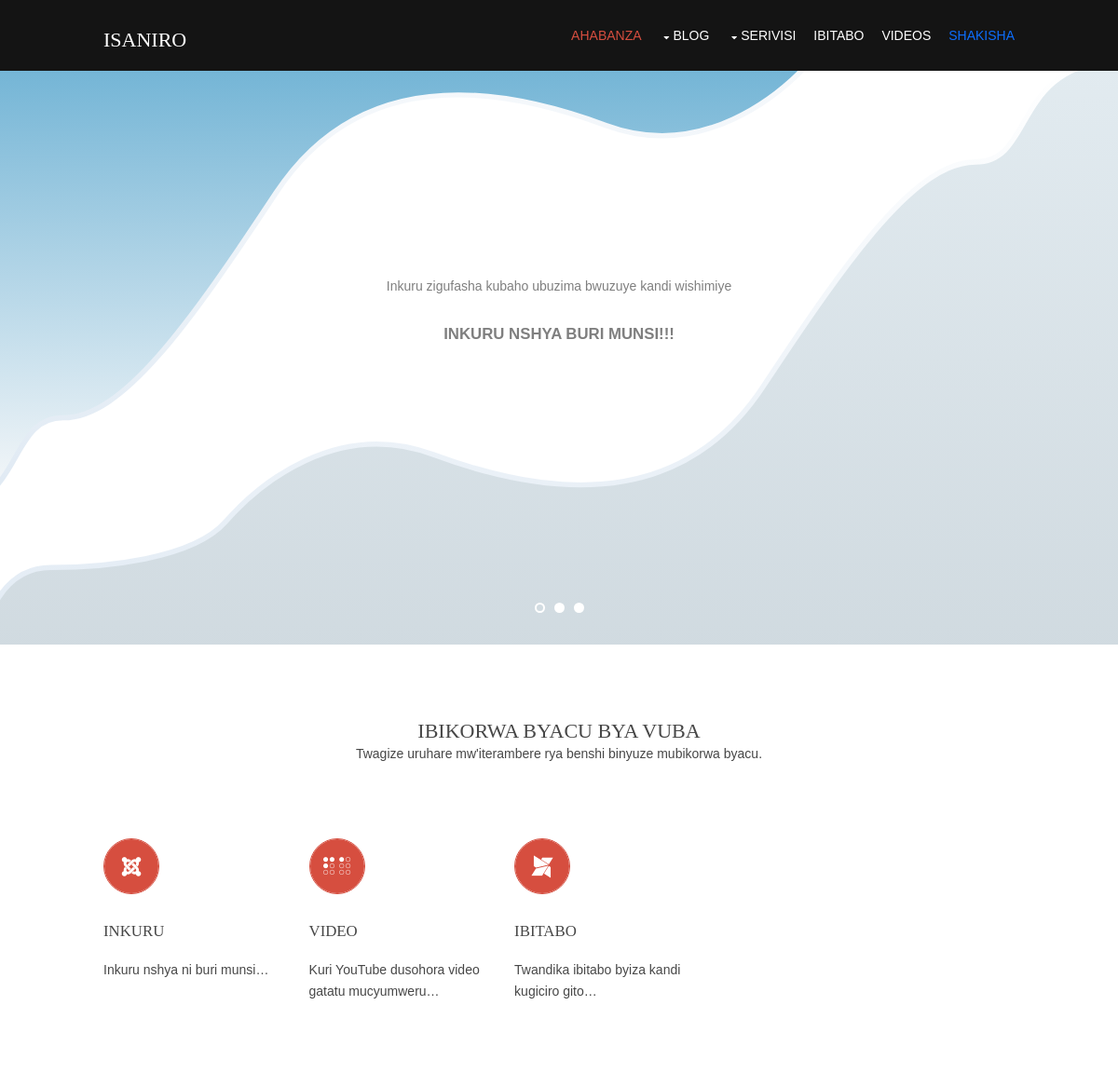
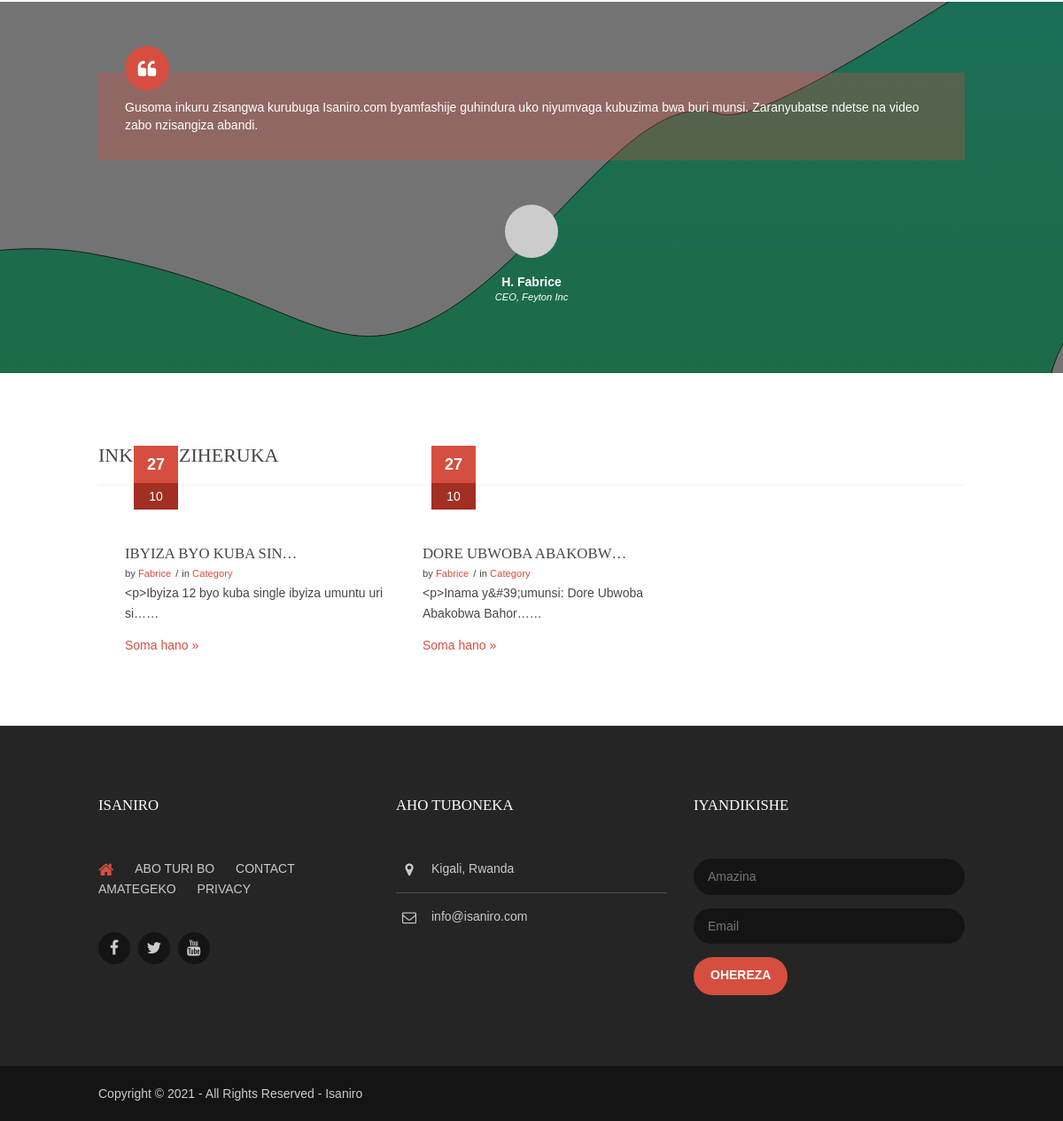
The page / on the database its author committed (2 pictures, top to bottom).
### blog/models.py (models this page shows, shortened)
class Post(models.Model):
    author = models.ForeignKey(
        User, blank=True, null=True, on_delete=models.SET_NULL, related_name='posts')
    title = models.CharField(max_length=255, blank=False, null=False)
    slug = AutoSlugField(_('slug'), populate_from='title',
                         unique=True, primary_key=False)
    category = models.ForeignKey(
        Category, blank=True, null=True, on_delete=models.SET_NULL, related_name='posts')
    content = RichTextUploadingField(_('content'), blank=True, null=True)
    summary = models.TextField(blank=True, null=True)
    published = models.BooleanField(default=False)
    created_on = models.DateTimeField(auto_now_add=True)
    modified = models.DateTimeField(auto_now=True)
    published_date = models.DateField(
        auto_now_add=False, blank=True, null=True)
    tags = models.ManyToManyField(
        Tag, blank=True, related_name="posts")
    thumbnail = models.ImageField(
        upload_to='blog', blank=True, null=True, default='/blog/default.jpg')
    visits = models.PositiveIntegerField(default=1)
    thumbnail_image = models.ImageField(
        upload_to='blog/thumnails', blank=True, null=True, default='/blog/default_thumb.jpg')
    def get_absolute_url(self):
        return reverse('blog-detail', kwargs={'pk': self.pk, 'title': self.slug})

### user/models.py (models this page shows, shortened)
class User(AbstractBaseUser, PermissionsMixin):
    email = models.EmailField(
        verbose_name=_('email address'), max_length=255, unique=True
    )
    first_name = models.CharField(_('first name'), max_length=30, blank=True)
    last_name = models.CharField(_('last name'), max_length=150, blank=True)
    is_active = models.BooleanField(
        _('active'),
        default=True,
        help_text=_(
            'Designates whether this user should be treated as active. '
            'Unselect this instead of deleting accounts.'
        ),
    )
    is_staff = models.BooleanField(
        _('staff status'),
        default=False,
        help_text=_(
            'Designates whether the user can log into this admin site.'
        ),
    )
    date_joined = models.DateTimeField(
        _('date joined'), default=timezone.now
    )
    objects = UserManager()
    USERNAME_FIELD = 'email'
    REQUIRED_FIELDS = ['first_name', 'last_name']
    class Meta:
        db_table = 'auth_user'
        verbose_name = _('user')
        verbose_name_plural = _('users')

### index/views.py (the view)
# urls.py: path("", views.home, name="home")
def home(request):
    posts = Post.objects.filter(published=True).order_by("-published_date")
    return render(request, "index.html", {"posts": posts})

### templates/index.html (shortened to what this page needs)
{% extends 'layout/base.html' %}
{% load static%}
  {% block content %}
  <div class="bgded" style="background-image:url('/static/images/banner.svg');">
    <div id="pageintro" class="hoc clear">
      <div class="flexslider basicslider">
        <ul class="slides">
          <li>
            <article>
              <p>Inkuru zigufasha kubaho ubuzima bwuzuye kandi wishimiye</p>
              <p class="font-x1 uppercase bold">Inkuru nshya buri munsi!!!</p>
              <footer>
              </footer>
            </article>
          </li>
        </ul>
      </div>
    </div>
  </div>
  <div class="wrapper row3">
    <main class="hoc container clear">
      <div class="sectiontitle center">
        <h6 class="heading">Ibikorwa byacu bya vuba</h6>
        <p>Twagize uruhare mw'iterambere rya benshi binyuze mubikorwa byacu.</p>
      </div>
      <div class="clear">
        <div class="two_third first">
          <ul class="nospace group">
            <li class="one_third first">
              <article><a href="#"><i class="icon btmspace-30 fa fa-joomla"></i></a>
                <h6 class="heading font-x1">Inkuru</h6>
                <p>Inkuru nshya ni buri munsi&hellip;</p>
              </article>
            </li>
            <li class="one_third">
              <article><a href="#"><i class="icon btmspace-30 fa fa-braille"></i></a>
                <h6 class="heading font-x1">Video</h6>
                <p>Kuri YouTube dusohora video gatatu mucyumweru&hellip;</p>
              </article>
            </li>
            <li class="one_third">
              <article><a href="#"><i class="icon btmspace-30 fa fa-modx"></i></a>
                <h6 class="heading font-x1">Ibitabo</h6>
                <p>Twandika ibitabo byiza kandi kugiciro gito&hellip;</p>
              </article>
            </li>
          </ul>
        </div>
      </div>
    </main>
  </div>
  <div class="wrapper bgded overlay" style="background-image:url('/static/images/demo/backgrounds/03.svg');">
    <div id="testimonial" class="hoc container clear">
      <blockquote>Gusoma inkuru zisangwa kurubuga Isaniro.com byamfashije guhindura uko niyumvaga
        kubuzima bwa buri munsi. Zaranyubatse ndetse na video zabo nzisangiza abandi.
      </blockquote>
      <figure><img class="circle" src="https://i.pravatar.cc/60" alt="">
        <figcaption><strong>H. Fabrice</strong><br>
          <em>CEO, Feyton Inc</em>
        </figcaption>
      </figure>
    </div>
  </div>
  <div class="wrapper row3">
    <section class="hoc container clear">
      <h6 class="heading">Inkuru ziheruka</h6>
      <hr>
      <div class="group latest">
        {% for post in posts%}
        <article class="one_third">
          <figure>
            <figcaption>
              <time datetime="2045-04-06T08:15+00:00"><strong>{{post.published_date|date:"d"}}</strong>
                <em>{{post.published_date|date:"m"}}</em></time>
            </figcaption>
          </figure>
          <div class="txtwrap">
            <h4 class="heading">{{post.title|truncatechars:20}}</h4>
            <ul class="nospace meta">
              <li>by <a href="#">{{post.author.first_name}}</a></li>
              <li>in <a href="#">Category</a></li>
            </ul>
            <p>{{post.content|truncatechars:50}}&hellip;</p>
            <footer><a href="{{post.get_absolute_url}}">Soma hano &raquo;</a></footer>
          </div>
        </article>
        {% endfor%}
      </div>
    </section>
  </div>
  {% endblock content %}

### templates/layout/base.html (shortened to what this page needs)
{% load static%}
<!DOCTYPE html>
<html lang="en">
{% include "layout/head.html"%}
<body id='top'>
    <div class="wrapper row1">
        <header id="header" class="hoc clear">
            <div id="logo" class="fl_left">
                <h1><a href="{% url 'home'%}">ISANIRO</a></h1>
            </div>
            <nav id="mainav" class="fl_right">
                <ul class="clear">
                    <li class="active"><a href="{% url 'home'%}">Ahabanza</a></li>
                    <li><a class="drop" href="{%url 'blog' %}">Blog</a>
                    </li>
                    <li><a class="drop" href="#">Serivisi</a>
                    </li>
                    <li><a href="#" class="coming-soon">Ibitabo</a></li>
                    <li class="videos"><a href="#">Videos</a></li>
                    <li class="search text-primary" id="search"><a href="#">Shakisha</a></li>
                </ul>
            </nav>
        </header>
    </div>
    {% block content%}
    {% endblock%}
    {% include "layout/footer.html"%}
</body>
</html>

### templates/layout/head.html (shortened to what this page needs)
<head>
    <link rel="stylesheet" href="https://cdn.jsdelivr.net/npm/bootstrap@5.1.3/dist/css/bootstrap.min.css"
>
    <link rel="stylesheet"
        href="https://cdn.jsdelivr.net/npm/@fortawesome/fontawesome-free@5.15.4/css/fontawesome.min.css"
>
    <link href="/static/styles/layout.css" rel="stylesheet" type="text/css" media="all">
</head>

### templates/layout/footer.html (shortened to what this page needs)
{% load static%}
<div class="wrapper row4">
    <footer id="footer" class="hoc clear">
        <div class="one_third first">
            <h6 class="heading">Isaniro</h6>
            <nav>
                <ul class="nospace">
                    <li><a href="#"><i class="fa fa-lg fa-home"></i></a></li>
                    <li><a href="#">Abo turi bo</a></li>
                    <li><a href="#">Contact</a></li>
                    <li><a href="#">Amategeko</a></li>
                    <li><a href="#">Privacy</a></li>
                </ul>
            </nav>
            <ul class="faico clear">
                <li><a class="faicon-facebook" href="#"><i class="fa fa-facebook"></i></a></li>
                <li><a class="faicon-twitter" href="#"><i class="fa fa-twitter"></i></a></li>
                <li><a target="_blank" class="faicon-youtube"
                        href="https://www.youtube.com/channel/UCDo3ISUi1Qve0VHwReHcgNA"><i
                            class="fa fa-youtube"></i></a></li>
            </ul>
        </div>
        <div class="one_third">
            <h6 class="heading">Aho Tuboneka</h6>
            <ul class="nospace linklist contact">
                <li><i class="fa fa-map-marker"></i>
                    <address>
                        Kigali, Rwanda
                    </address>
                </li>
                <li><i class="fa fa-envelope-o"></i> info@isaniro.com</li>
            </ul>
        </div>
        <div class="one_third">
            <h6 class="heading">Iyandikishe</h6>
            <form method="post" action="#">
                <fieldset>
                    <input class="btmspace-15" type="text" value="" placeholder="Amazina">
                    <input class="btmspace-15" type="text" value="" placeholder="Email">
                    <button type="submit" value="submit">Ohereza</button>
                </fieldset>
            </form>
        </div>
    </footer>
</div>
<div class="wrapper row5">
    <div id="copyright" class="hoc clear">
        <p class="fl_left center">Copyright &copy; 2021 - All Rights Reserved - <a href="#">Isaniro</a></p>
    </div>
</div>

### static/styles/custom.flexslider.css (style rules this page uses)
.slides, .slides > li, .flex-control-nav, .flex-direction-nav { margin:0; padding:0; list-style:none; }
.flexslider { display:block; position:relative; margin:0; padding:0; }
.flexslider .slides { display:block; width:100%; overflow:hidden; }
.flexslider .slides > li { display:none; -webkit-backface-visibility:hidden; }
.slides::before, .slides::after { display:table; content:""; }
.slides, .slides::after { clear:both; }

### static/styles/framework.css (style rules this page uses)
html { overflow-y:scroll; overflow-x:hidden; }
html, body { margin:0; padding:0; font-size:14px; line-height:1.6em; }
*, *::before, *::after { box-sizing:border-box; }
.bold { font-weight:bold; }
.center { text-align:center; }
.uppercase { text-transform:uppercase; }
.nospace { margin:0; padding:0; list-style:none; }
.overlay { position:relative; z-index:1; }
.overlay::after { display:block; position:absolute; top:0; left:0; width:100%; height:100%; content:""; z-index:-1; }
.bgded { background-position:top center; background-repeat:no-repeat; background-size:cover; }
.circle, .btn, .icon.fa, #backtotop { border-radius:50%; background-clip:padding-box; }
.icon.fa { display:inline-block; width:60px; height:60px; line-height:58px; border:1px solid; text-align:center; font-size:24px; }
.clear, .group { display:block; }
.clear::before, .clear::after, .group::before, .group::after { display:table; content:""; }
.clear, .clear::after, .group, .group::after { clear:both; }
a { outline:none; text-decoration:none; }
.fl_left, .imgl { float:left; }
.fl_right, .imgr { float:right; }
img { width:auto; max-width:100%; height:auto; margin:0; padding:0; border:none; line-height:normal; vertical-align:middle; }
body, input, textarea, select { font-family:Verdana, Geneva, sans-serif; }
h1, h2, h3, h4, h5, h6, .heading { font-family:Georgia, "Times New Roman", Times, serif; }
form, fieldset, legend { margin:0; padding:0; border:none; }
label, input, textarea, select, button { display:block; resize:none; outline:none; color:inherit; font-size:inherit; font-family:inherit; vertical-align:middle; }
h1, h2, h3, h4, h5, h6, .heading { margin:0 0 20px 0; font-size:22px; line-height:normal; font-weight:normal; text-transform:uppercase; }
address { font-style:normal; font-weight:normal; }
hr { display:block; width:100%; height:1px; border:solid; border-width:1px 0 0 0; }
.font-x1 { font-size:1.2rem; }
.wrapper { display:block; position:relative; width:100%; margin:0; padding:0; text-align:left; word-wrap:break-word; }
.hoc { display:block; margin:0 auto; }
address, article, aside, figcaption, figure, footer, header, main, nav, section { display:block; margin:0; padding:0; }
.one_half, .one_third, .two_third, .one_quarter, .two_quarter, .three_quarter { display:inline-block; float:left; margin:0 0 0 3.06748466257669%; list-style:none; }
.first { margin-left:0; clear:left; }
.one_third { width:31.28834355828221%; }
.two_third { width:65.6441717791411%; }
.btmspace-15 { margin-bottom:15px; }
.btmspace-30 { margin-bottom:30px; }

### rows shown on the page
Post: published_date "27", published_date "10", title "IBYIZA BYO KUBA SIN…", author.first_name "Fabrice", content "<p>Ibyiza 12 byo kuba single ibyiza umuntu uri si…"
Post: published_date "27", published_date "10", title "DORE UBWOBA ABAKOBW…", author.first_name "Fabrice", content "<p>Inama y&#39;umunsi: Dore Ubwoba Abakobwa Bahor…"
